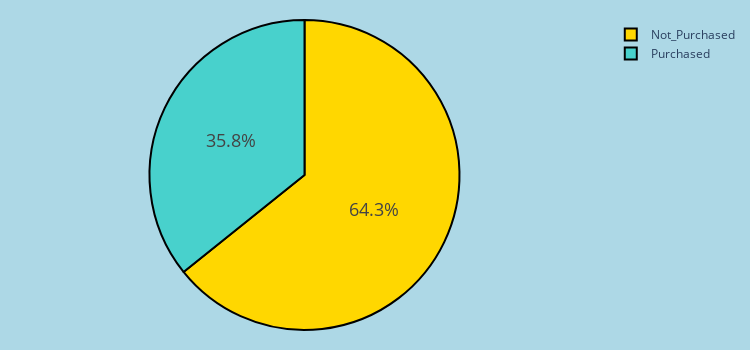

The notebook cell saved with this chart:
### Code cell
fig.update_traces(hoverinfo='label+percent', textinfo='percent', textfont_size=18,
                  marker=dict(colors=colors, line=dict(color='#000000', width=2)))

fig.update_layout(autosize=False, width=750, height=350)

fig.update_layout(margin=dict(l=10, r=10, t=20, b=20), paper_bgcolor="LightBlue",)

fig.show()

### Figure 1 — Plotly figure (JSON) as saved in the notebook; plotly's stock layout.template omitted (floating-point values rounded to 4 significant figures)
{"data": [{"domain": {"x": [0, 1], "y": [0, 1]}, "hoverinfo": "label+percent", "hovertemplate": "index=%{label}<br>Purchased=%{value}<extra></extra>", "labels": ["Not_Purchased", "Purchased"], "legendgroup": "", "marker": {"colors": ["gold", "mediumturquoise"], "line": {"color": "#000000", "width": 2}}, "name": "", "showlegend": true, "textfont": {"size": 18}, "textinfo": "percent", "type": "pie", "values": [257, 143]}], "layout": {"autosize": false, "height": 350, "legend": {"tracegroupgap": 0}, "margin": {"b": 20, "l": 10, "r": 10, "t": 20}, "paper_bgcolor": "LightBlue", "piecolorway": ["rgb(103,0,31)", "rgb(178,24,43)", "rgb(214,96,77)", "rgb(244,165,130)", "rgb(253,219,199)", "rgb(247,247,247)", "rgb(209,229,240)", "rgb(146,197,222)", "rgb(67,147,195)", "rgb(33,102,172)", "rgb(5,48,97)"], "width": 750}}
